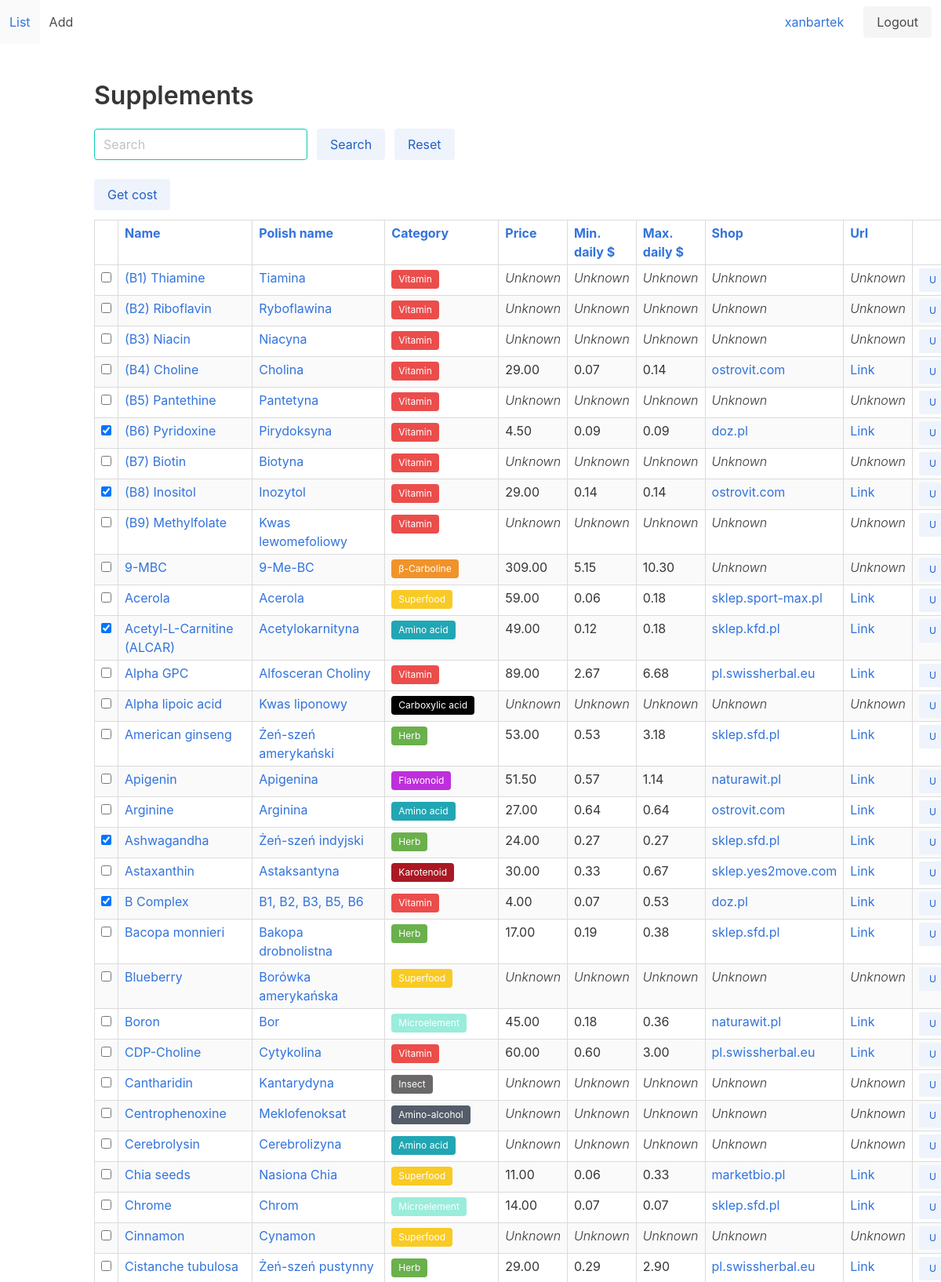
Screenshot of /catalog/supplement/ (signed in, upper part) with the database file from the repository.
### catalog/models.py (models this page shows, shortened)
class Supplement(models.Model):
    name = models.CharField(max_length=50, unique=True)
    polish_name = models.CharField(max_length=50, blank=True, null=True)
    users = models.ManyToManyField(User, related_name = 'user', blank=True)
    category = models.ForeignKey(Category, on_delete=models.SET_NULL, blank=True, null=True)
    tags = models.ManyToManyField(Tag, blank=True)
    neurotransmitters = models.ManyToManyField(Neurotransmitter, blank=True)
    description = models.TextField(blank=True, null=True)
    item_price = models.DecimalField(max_digits=6, decimal_places=2, blank=True, null=True)
    item_weight = models.DecimalField(max_digits=7, decimal_places=3, blank=True, null=True)
    portion_weight_min = models.DecimalField(max_digits=6, decimal_places=4, blank=True, null=True)
    portion_weight_max = models.DecimalField(max_digits=6, decimal_places=4, blank=True, null=True)
    daily_intakes_min = models.IntegerField(blank=True, null=True)
    daily_intakes_max = models.IntegerField(blank=True, null=True)
    meal_relation = models.CharField(max_length=1, choices=(('B', 'Before meal'), ('W', 'With meal'), ('A', 'After meal')), blank=True, null=True)
    country_of_origin = models.CharField(max_length=50, blank=True, null=True)
    date_of_discovery = models.DateField(blank=True, null=True)
    bioavailability = models.DecimalField(max_digits=3, decimal_places=2, blank=True, null=True)
    producent = models.ForeignKey(Producent, blank=True, null=True, on_delete=models.SET_NULL)
    shop = models.ForeignKey(Shop, blank=True, null=True, on_delete=models.SET_NULL)
    url = models.URLField(blank=True, null=True)
    slug = models.SlugField(max_length=40, blank=True, unique=True)
    @property
    def daily_cost_min(self):
        a = self.item_price and self.item_weight and self.portion_weight_min and self.daily_intakes_min
        if a:
            unit_price = self.item_price / self.item_weight
            daily_cost = unit_price * self.portion_weight_min * self.daily_intakes_min
            return round(daily_cost, 2)
        else:
            return 0
    @property
    def daily_cost_max(self):
        a = self.item_price and self.item_weight and self.portion_weight_max and self.daily_intakes_max
        if a:
            unit_price = self.item_price / self.item_weight
            daily_cost = unit_price * self.portion_weight_max * self.daily_intakes_max
            return round(daily_cost, 2)
        else:
            return 0
    class Meta:
        ordering = ['name']

class Category(models.Model):
    name = models.CharField(max_length=50)
    color = models.CharField(max_length=7)
    class Meta:
        verbose_name_plural = 'Categories'
        ordering = ['name']

class Shop(models.Model):
    name = models.CharField(max_length=50)
    class Meta:
        ordering = ['name']

### catalog/views.py (the view, shortened to what this page needs)
# urls.py: path('supplement/', supplement_list, name='supplement_list'),
def supplement_list(request):
    c = {}
    c['supplements'] = Supplement.objects.all()
    if request.user.is_authenticated:
        if request.method == 'GET':
            if request.GET.get('search'):
                search_string = request.GET.get('search')
                c['supplements'] = Supplement.objects.filter(name__icontains=search_string)
            return render(request, 'catalog/supplement_list_form.html', c)
    return render(request, 'catalog/supplement_list.html', c)

### catalog/templates/catalog/supplement_list_form.html (shortened to what this page needs)
{% extends 'index.html' %}
{% block content %}
<h1 class="title">
	Supplements
</h1>
<div class="columns">
  <div class="column is-right">
    <form method="get">
      <div class="field is-grouped is-horizontal">
        <div class="control">
          <input class="input is-primary" type="search" name="search" value="{{ request.GET.search }}" placeholder="Search"/>
        </div>
        <div class="control">
          <input class="button is-link is-light" type="submit" value="Search"/>
        </div>
        <div class="control">
          <a class="button is-link is-light" href="{% url 'supplement_list' %}">Reset</a>
        </div>
      </div>
    </form>
  </div>
</div>
<table class="table is-bordered is-striped is-narrow is-hoverable is-fullwidth">
	<thead>
    <tr>
      <th></th>
      <th><a href="?q=name">Name</a></th>
      <th><a href="?q=polish_name">Polish name</a></th>
      <th><a href="?q=category">Category</a></th>
      <th><a href="?q=item_price">Price</a></th>
      <th><a href="?q=daily_cost_min">Min. daily $</a></th>
      <th><a href="?q=daily_cost_max">Max. daily $</a></th>
      <th><a href="?q=shop">Shop</a></th>
      <th><a href="?q=url">Url</a></th>
      {% if request.user.is_authenticated and request.user.is_staff %}
      <th></th>
      {% endif %}
    </tr>
  </thead>
  <tbody>
    <form method="post" action="{% url 'supplement_list' %}">
    <div class="field">
      <div class="control">
          <input class="button is-link is-light" type="submit" value="Get cost">
      </div>
    </div>
    {% for supplement in supplements %}
    <tr>
      <td>
        {% if request.user in supplement.users.all %}
          <input type="checkbox" name="{{ supplement.pk }}" id="{{ supplement.pk }}" checked>
        {% else %}
          <input type="checkbox" name="{{ supplement.pk }}" id="{{ supplement.pk }}">
        {% endif %}
      </td>
      <td>
        <a href="{% url 'supplement_detail' slug=supplement.slug %}">{{ supplement.name }}</a>
      </td>
      <td>
        {% if supplement.polish_name %}
          <a href="{% url 'supplement_detail' slug=supplement.slug %}">{{ supplement.polish_name }}</a>
        {% else %}
          <span class="is-italic has-text-weight-light">Unknown</span>
        {% endif %}
      </td>
      <td>
        {% if supplement.category %}
          <span class="tag is-black" style="background-color:{{ supplement.category.color }};">
            {{ supplement.category.name }}
          </span>
        {% else %}
          <span class="is-italic has-text-weight-light">Unknown</span>
        {% endif %}
      </td>
      <td>
        {% if supplement.item_price %}
          {{ supplement.item_price }}
        {% else %}
          <span class="is-italic has-text-weight-light">Unknown</span>
        {% endif %}
      </td>
      <td>
        {% if supplement.daily_cost_min %}
          {{ supplement.daily_cost_min }}
        {% else %}
          <span class="is-italic has-text-weight-light">Unknown</span>
        {% endif %}
      </td>
      <td>
        {% if supplement.daily_cost_max %}
          {{ supplement.daily_cost_max }}
        {% else %}
          <span class="is-italic has-text-weight-light">Unknown</span>
        {% endif %}
      </td>
      <td>
        {% if supplement.shop %}
        <a href="{% url 'shop_detail' supplement.shop.pk %}">{{ supplement.shop.name }}</a>
        {% else %}
          <span class="is-italic has-text-weight-light">Unknown</span>
        {% endif %}
      </td>
      <td>
        {% if supplement.url %}
        <a href="{{ supplement.url }}" target="_blank">Link</a>
        {% else %}
          <span class="is-italic has-text-weight-light">Unknown</span>
        {% endif %}
      </td>
      {% if request.user.is_authenticated and request.user.is_staff %}
      <td>
        <div class="field is-grouped submit-buttons">
          <div class="control">
            <a type="button" class="button is-link is-light is-small" href="{% url 'supplement_update' supplement.slug %}">U</a>
          </div>
        </div>
      </td>
      {% endif %}
    </tr>
    {% endfor %}
    </form>
  </tbody>
</table>
{% endblock content %}

### templates/navbar.html (shortened to what this page needs)
<nav class="navbar" role="navigation" aria-label="main navigation">
    <div id="navbar-menu" class="navbar-menu">
        <div class="navbar-start">
            <a href="{% url 'supplement_list' %}" class="navbar-item">List</a>
            {% if request.user.is_authenticated and request.user.is_staff %}
            <a href="{% url 'supplement_create' %}" class="navbar-item">Add</a>
            {% endif %}
        </div>
        <div class="navbar-end">
            <div class="navbar-item">
                <div class="buttons">
                    {% if request.user.is_authenticated %}
                    <a href="{% url 'account_profile' %}" class="button is-link is-inverted">
                        {{ request.user.username }}
                    </a>
                    <a href="{% url 'logout' %}" class="button is-light">
                        Logout
                    </a>
                    {% endif %}
                </div>
            </div>
        </div>
    </div>
</nav>

### rows the page displays
Supplement: name "(B1) Thiamine", polish_name "Tiamina", category.name "Vitamin", shows "Unknown"
Supplement: name "(B2) Riboflavin", polish_name "Ryboflawina", category.name "Vitamin", shows "Unknown"
Supplement: name "(B3) Niacin", polish_name "Niacyna", category.name "Vitamin", shows "Unknown"
Supplement: name "(B4) Choline", polish_name "Cholina", category.name "Vitamin", item_price "29.00", daily_cost_min "0.07", daily_cost_max "0.14", shop.name "ostrovit.com"
Supplement: name "(B5) Pantethine", polish_name "Pantetyna", category.name "Vitamin", shows "Unknown"
Supplement: name "(B6) Pyridoxine", polish_name "Pirydoksyna", category.name "Vitamin", item_price "4.50", daily_cost_min "0.09", daily_cost_max "0.09", shop.name "doz.pl"
Supplement: name "(B7) Biotin", polish_name "Biotyna", category.name "Vitamin", shows "Unknown"
Supplement: name "(B8) Inositol", polish_name "Inozytol", category.name "Vitamin", item_price "29.00", daily_cost_min "0.14", daily_cost_max "0.14", shop.name "ostrovit.com"
Supplement: name "(B9) Methylfolate", polish_name "Kwas lewomefoliowy", category.name "Vitamin", shows "Unknown"
Supplement: name "9-MBC", polish_name "9-Me-BC", category.name "β-Carboline", item_price "309.00", daily_cost_min "5.15", daily_cost_max "10.30", shows "Unknown"
Supplement: name "Acerola", polish_name "Acerola", category.name "Superfood", item_price "59.00", daily_cost_min "0.06", daily_cost_max "0.18", shop.name "sklep.sport-max.pl"
Supplement: name "Acetyl-L-Carnitine (ALCAR)", polish_name "Acetylokarnityna", category.name "Amino acid", item_price "49.00", daily_cost_min "0.12", daily_cost_max "0.18", shop.name "sklep.kfd.pl"
Supplement: name "Alpha GPC", polish_name "Alfosceran Choliny", category.name "Vitamin", item_price "89.00", daily_cost_min "2.67", daily_cost_max "6.68", shop.name "pl.swissherbal.eu"
Supplement: name "Alpha lipoic acid", polish_name "Kwas liponowy", category.name "Carboxylic acid", shows "Unknown"
Supplement: name "American ginseng", polish_name "Żeń-szeń amerykański", category.name "Herb", item_price "53.00", daily_cost_min "0.53", daily_cost_max "3.18", shop.name "sklep.sfd.pl"
Supplement: name "Apigenin", polish_name "Apigenina", category.name "Flawonoid", item_price "51.50", daily_cost_min "0.57", daily_cost_max "1.14", shop.name "naturawit.pl"
Supplement: name "Arginine", polish_name "Arginina", category.name "Amino acid", item_price "27.00", daily_cost_min "0.64", daily_cost_max "0.64", shop.name "ostrovit.com"
Supplement: name "Ashwagandha", polish_name "Żeń-szeń indyjski", category.name "Herb", item_price "24.00", daily_cost_min "0.27", daily_cost_max "0.27", shop.name "sklep.sfd.pl"
Supplement: name "Astaxanthin", polish_name "Astaksantyna", category.name "Karotenoid", item_price "30.00", daily_cost_min "0.33", daily_cost_max "0.67", shop.name "sklep.yes2move.com"
Supplement: name "B Complex", polish_name "B1, B2, B3, B5, B6", category.name "Vitamin", item_price "4.00", daily_cost_min "0.07", daily_cost_max "0.53", shop.name "doz.pl"
Supplement: name "Bacopa monnieri", polish_name "Bakopa drobnolistna", category.name "Herb", item_price "17.00", daily_cost_min "0.19", daily_cost_max "0.38", shop.name "sklep.sfd.pl"
Supplement: name "Blueberry", polish_name "Borówka amerykańska", category.name "Superfood", shows "Unknown"
Supplement: name "Boron", polish_name "Bor", category.name "Microelement", item_price "45.00", daily_cost_min "0.18", daily_cost_max "0.36", shop.name "naturawit.pl"
Supplement: name "CDP-Choline", polish_name "Cytykolina", category.name "Vitamin", item_price "60.00", daily_cost_min "0.60", daily_cost_max "3.00", shop.name "pl.swissherbal.eu"
Supplement: name "Cantharidin", polish_name "Kantarydyna", category.name "Insect", shows "Unknown"
Supplement: name "Centrophenoxine", polish_name "Meklofenoksat", category.name "Amino-alcohol", shows "Unknown"
Supplement: name "Cerebrolysin", polish_name "Cerebrolizyna", category.name "Amino acid", shows "Unknown"
Supplement: name "Chia seeds", polish_name "Nasiona Chia", category.name "Superfood", item_price "11.00", daily_cost_min "0.06", daily_cost_max "0.33", shop.name "marketbio.pl"
Supplement: name "Chrome", polish_name "Chrom", category.name "Microelement", item_price "14.00", daily_cost_min "0.07", daily_cost_max "0.07", shop.name "sklep.sfd.pl"
Supplement: name "Cinnamon", polish_name "Cynamon", category.name "Superfood", shows "Unknown"
Supplement: name "Cistanche tubulosa", polish_name "Żeń-szeń pustynny", category.name "Herb", item_price "29.00", daily_cost_min "0.29", daily_cost_max "2.90", shop.name "pl.swissherbal.eu"

### other values shown
{{ request.user.username }} "xanbartek"
